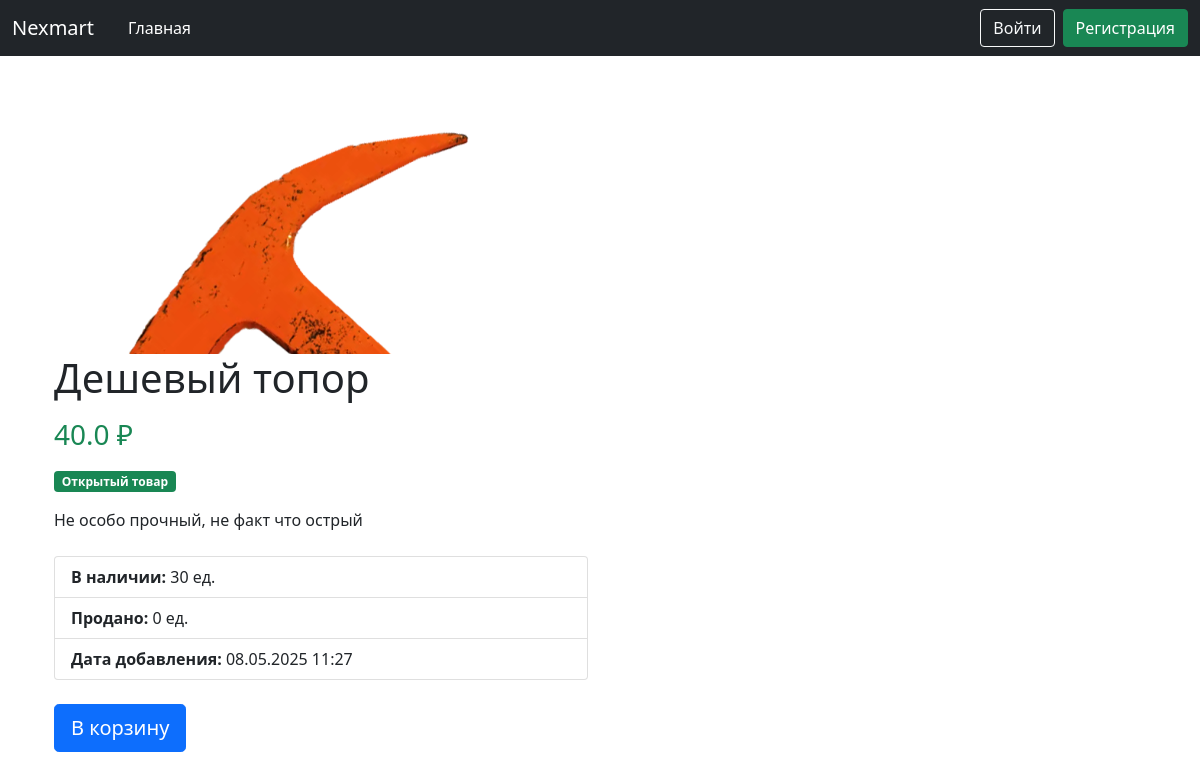
/products/5, run on the app's committed database.
### data/product.py (models this page shows)
class Product(SqlAlchemyBase):
    __tablename__ = 'products'
    id = sqlalchemy.Column(sqlalchemy.Integer, primary_key=True, autoincrement=True)
    name = sqlalchemy.Column(sqlalchemy.String, nullable=False)
    price = sqlalchemy.Column(sqlalchemy.Float, nullable=False)
    description = sqlalchemy.Column(sqlalchemy.Text)
    created_date = sqlalchemy.Column(sqlalchemy.DateTime, default=datetime.datetime.now)
    open = sqlalchemy.Column(sqlalchemy.Boolean)  # открыт ли продукт для общего доступа
    amount_available = sqlalchemy.Column(sqlalchemy.Integer)  # сколько есть продукта для продажи
    amount_sell = sqlalchemy.Column(sqlalchemy.Integer)  # сколько продано для статистики
    image = sqlalchemy.Column(sqlalchemy.String)
    user_id = sqlalchemy.Column(sqlalchemy.Integer, sqlalchemy.ForeignKey('users.id'))
    user = sqlalchemy.orm.relationship('User', back_populates='products')

### main.py (the view)
@app.route('/products/<int:product_id>')
def show_product(product_id):
    db_sess = db_session.create_session()
    product = db_sess.query(Product).filter(Product.id == product_id).first()
    return render_template('product.html', product=product)

### data/db_session.py (called while the page is built)
def create_session() -> Session:
    global __factory
    return __factory()

### templates/product.html
{% extends "base.html" %}
{% block content %}
<div class="container my-5">
    <div class="row">
        {% if product.image %}
        <img src="{{ url_for('static', filename='upload/' + product.image) }}"
             class="card-img-top product-image"
             alt="{{ product.name }}">
        {% else %}
        <div class="card-img-top no-image">Нет изображения</div>
        {% endif %}
        <div class="col-md-6">
            <h1 class="mb-3">{{ product.name }}</h1>
            <h3 class="text-success mb-3">{{ product.price }} ₽</h3>
            {% if product.open %}
            <span class="badge bg-success mb-3">Открытый товар</span>
            {% else %}
            <span class="badge bg-danger mb-3">Закрытый товар</span>
            {% endif %}
            <p class="mb-4">{{ product.description or "Описание отсутствует." }}</p>
            <ul class="list-group mb-4">
                <li class="list-group-item">
                    <strong>В наличии:</strong>
                    {% if product.amount_available and product.amount_available > 0 %}
                    {{ product.amount_available }} ед.
                    {% else %}
                    <span class="text-danger">Нет в наличии</span>
                    {% endif %}
                </li>
                <li class="list-group-item">
                    <strong>Продано:</strong> {{ product.amount_sell or 0 }} ед.
                </li>
                <li class="list-group-item">
                    <strong>Дата добавления:</strong> {{ product.created_date.strftime('%d.%m.%Y %H:%M') if
                    product.created_date else '-' }}
                </li>
            </ul>
            {% if product.amount_available and product.amount_available > 0 and product.open %}
            <a href="{{ url_for('add_cart', product_id=product.id) }}" class="btn btn-primary btn-lg">
                В корзину
            </a>
            {% else %}
            <button class="btn btn-secondary btn-lg">Нет в наличии</button>
            {% endif %}
        </div>
    </div>
</div>
{% endblock %}

### static/css/style.css (style rules this page uses)
.product-image { width: 100%; height: 250px; object-fit: cover; object-position: top; border-radius: 0.25rem 0.25rem 0 0; }
.badge.bg-success { transition: all 0.3s ease; }
.btn { position: relative; overflow: hidden; }
.btn::after { content: ''; position: absolute; top: 50%; left: 50%; width: 5px; height: 5px; background: rgba(255, 255, 255, 0.3); opacity: 0; border-radius: 50%; transform: scale(1, 1) translate(-50%, -50%); transform-origin: 50% 50%; }

### data on the page
Product: image (picture), name "Дешевый топор", price "40.0", description "Не особо прочный, не факт что острый", amount_available "30", amount_sell "0", created_date "08.05.2025 11:27"
